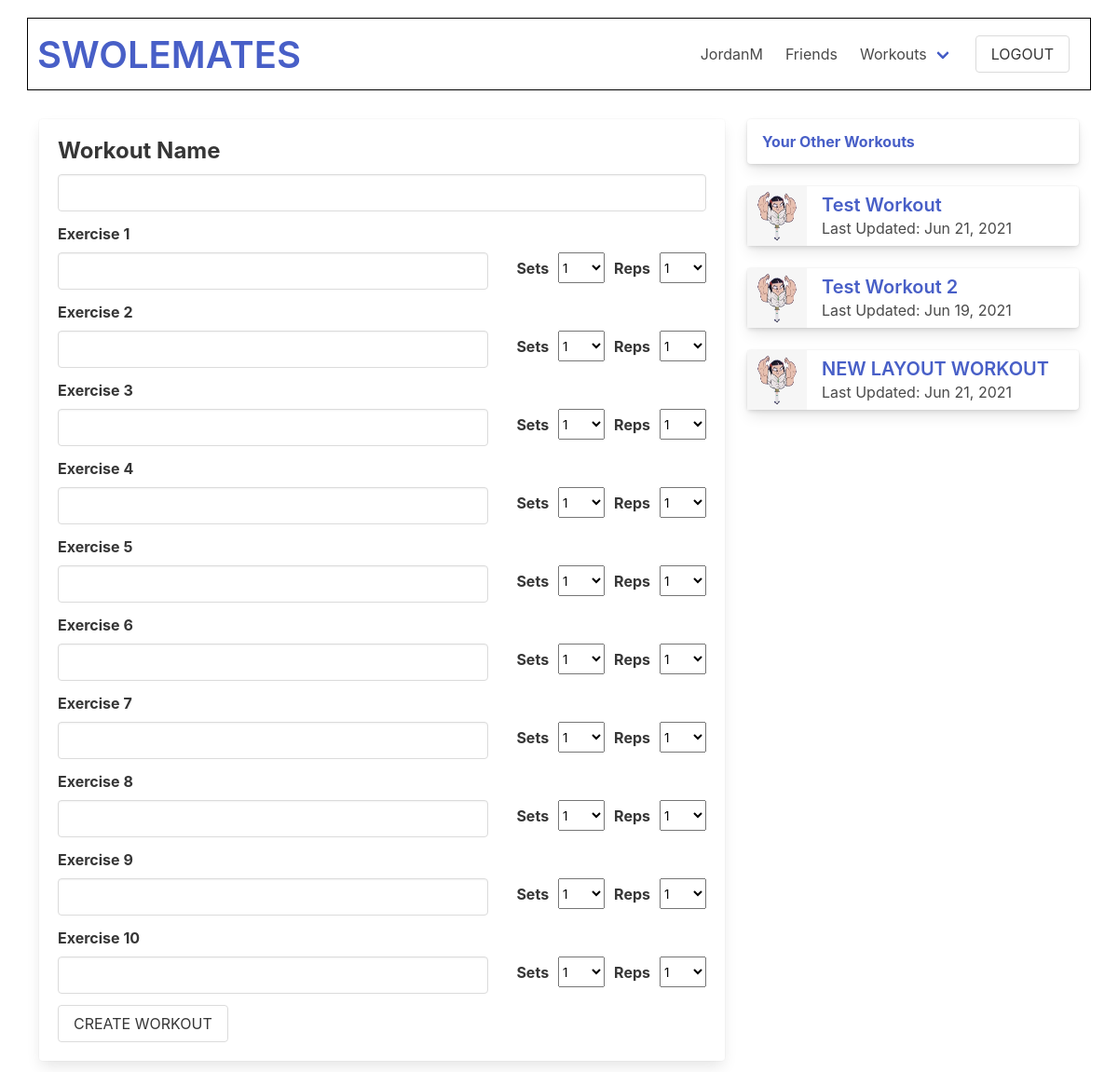
The app's page /swolemates/workout (signed in), older data.
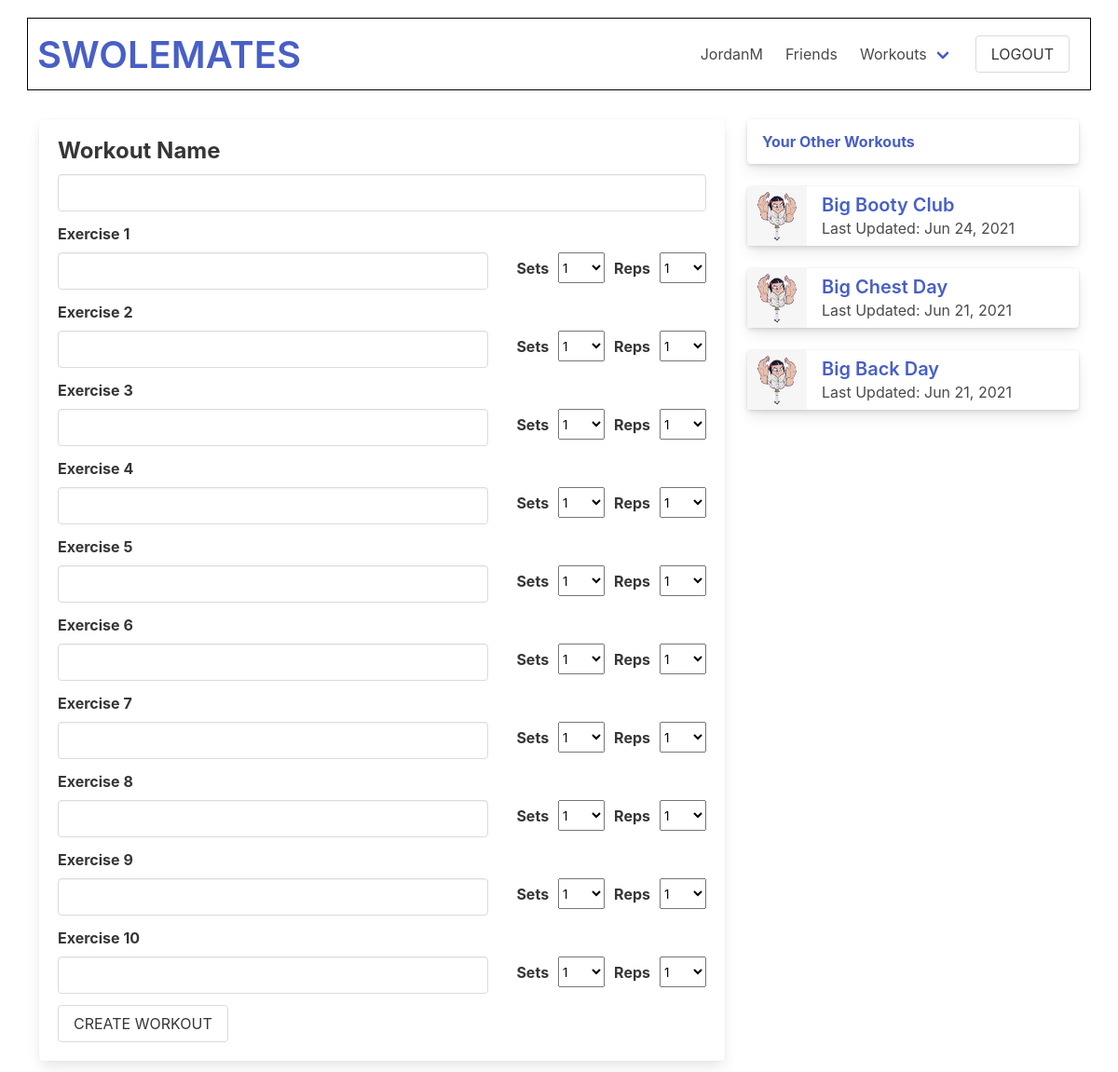
The same page, newer data.
### swolemates_app/models.py (models this page shows, shortened)
class User(models.Model):
    first_name = models.CharField(max_length = 50)
    last_name = models.CharField(max_length = 50)
    username = models.CharField(max_length=45, unique=True)
    email = models.EmailField(unique=True)
    password = models.CharField(max_length = 60)
    profile_photo = models.ImageField(default='default.png', upload_to = "images/")
    bio = models.TextField(blank=True, null=True)
    fav_exercises = models.TextField(blank=True, null=True)
    objects = UserManager()
    friends = models.ManyToManyField('self', blank=True)
    created_at = models.DateTimeField(auto_now_add=True)
    updated_at = models.DateTimeField(auto_now=True)
    def __str__(self):
        return self.username

class Workout(models.Model):
    name = models.CharField(max_length=50)
    created_by = models.ForeignKey(User, related_name="workouts", on_delete=models.CASCADE)
    liked_by = models.ManyToManyField(User, related_name="liked_workouts", blank=True)
    objects = WorkoutManager()
    created_at = models.DateTimeField(auto_now_add=True)
    updated_at = models.DateTimeField(auto_now=True)

### swolemates_app/views.py (the view)
# urls.py: path('swolemates/workout', views.workout_form),
def workout_form(request):
    context={
        "user": User.objects.get(id=request.session['user_id']),
        "range": range(10)
    }
    return render(request, "workout_create.html", context)

### swolemates_app/templates/workout_create.html (shortened to what this page needs)
<!DOCTYPE html>
<html lang="en">
<head>
    <link rel="stylesheet" href="https://cdn.jsdelivr.net/npm/bulma@0.9.3/css/bulma.min.css">
    {% load static %}
    <link rel="stylesheet" href="{% static 'css/profile_edit.css' %}">
</head>
<body>
    <div id="wrapper">
        <nav class="navbar">
            <div class="navbar-brand">
                    <p class="title is-2 is-align-self-center" id="wtf"><a href="/swolemates">SWOLEMATES</a></p>
            </div>
            <div class="navbar-menu navbar-end">
                <a href="/swolemates/user/{{user.username}}" class="navbar-item">
                    {{user.username}}
                </a>
                <a href="/swolemates/user/{{user.username}}/friends" class="navbar-item">
                    Friends
                </a>
                <div class="navbar-item has-dropdown is-hoverable">
                    <a href="/swolemates/user/{{user.username}}/workouts" class="navbar-link">
                        Workouts
                    </a>
                </div>
                <div class="navbar-item">
                    <form action="/logout" method="POST">
                        <input type="submit" value="LOGOUT" class="button" id="logout">
                    </form>
                </div>
            </div>
        </nav>
        <div class="tile">
            <div class="tile is-parent is-8">
                <div class="tile is-child is-12 card" id="create-workout-form">
                    <form action="workout/create" method="POST">
                        <div class="field">
                            <label for="workout_name" class="label title is-4">Workout Name</label>
                            <input type="text" name="workout_name" class="input">
                        </div>
                        {% for i in range %}
                        <label for="name{{ forloop.counter }}" class="label">Exercise {{forloop.counter}}</label>
                        <div class="field is-grouped is-align-content-center">
                            <input type="text" name="name{{ forloop.counter }}" class="input">
                            <label for="sets{{ forloop.counter }}" class="label" id="space-word">Sets</label>
                            <select name="sets{{ forloop.counter }}" class="select" id="space">
                                <option value="1" selected>1</option>
                            </select>
                            <label for="reps{{ forloop.counter }}" id="space-word" class="label">Reps</label>
                            <select name="reps{{ forloop.counter }}" class="select" id="space">
                                <option value="1" selected>1</option>
                            </select>
                        </div>
                        {% endfor %}
                        <input type="submit" value="CREATE WORKOUT" class="button">
                    </form>
                </div>
            </div>
            <div class="tile is-parent is-vertical">
                <div class="tile is-child is-12">
                    <div class="card">
                        <header class="card-header">
                            <p class="card-header-title"><a href="/swolemates/user/{{user.username}}/workouts">Your Other Workouts</a></p>
                        </header>
                        </div>
                </div>
                {% for workout in user.workouts.all %}
                    <div class="tile is-child is-12">
                        <div class="card">
                            <header class="card-header">
                                <div class="media is-align-items-center">
                                    <div class="media-left">
                                        <img src="/media/{{workout.created_by.profile_photo}}" alt="{{workout.created_by}}'s profile pic" class="image is-64x64">
                                    </div>
                                    <div class="media-content">
                                        <p class="title is-5"><a href="/swolemates/workout/{{workout.id}}">{{workout.name}}</a></p>
                                        <p class="subtitle is-6">Last Updated: {{workout.updated_at|date:"M d, Y"}}</p>
                                    </div>
                                </div>
                            </header>
                        </div>
                    </div>
                {% endfor %}
            </div>
        </div>
    </div>
</body>
</html>

### swolemates_app/static/css/profile_edit.css (style rules this page uses)
* { margin: 0px; padding: 0px; }
#wrapper { width: 95%; margin: auto; }
#wtf { margin-bottom: 0px; padding-bottom: 0px; }
nav { margin: 20px auto; padding: 10px; outline: 1px solid black; }
#space { margin-left: 10px; min-width: 50px; }
#space-word { margin-left: 10px; padding-top: 5px; }
#create-workout-form { padding: 20px; max-height: 600px; overflow: scroll; }
.is-grouped input { margin-right: 20px; }

Row changes from the older to the newer data that the page shows:
removed Workout: created_by.profile_photo (picture), name "Test Workout", updated_at "Jun 21, 2021"
removed Workout: created_by.profile_photo (picture), name "Test Workout 2", updated_at "Jun 19, 2021"
removed Workout: created_by.profile_photo (picture), name "NEW LAYOUT WORKOUT", updated_at "Jun 21, 2021"
added Workout: created_by.profile_photo (picture), name "Big Booty Club", updated_at "Jun 24, 2021"
added Workout: created_by.profile_photo (picture), name "Big Chest Day", updated_at "Jun 21, 2021"
added Workout: created_by.profile_photo (picture), name "Big Back Day", updated_at "Jun 21, 2021"
